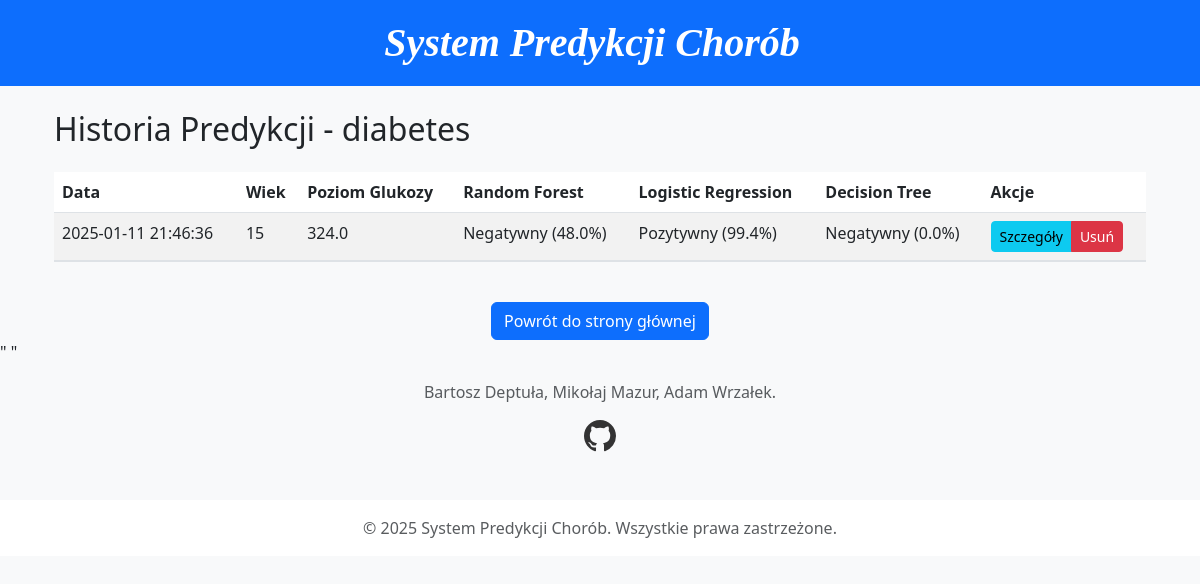
/history/diabetes, run on the app's committed database.
### models.py (models this page shows)
class DiabetesPrediction(db.Model):
    id = db.Column(db.Integer, primary_key=True)
    timestamp = db.Column(db.DateTime, default=datetime.utcnow)
    pregnancies = db.Column(db.Integer)
    glucose = db.Column(db.Float)
    blood_pressure = db.Column(db.Float)
    skin_thickness = db.Column(db.Float)
    insulin = db.Column(db.Float)
    bmi = db.Column(db.Float)
    diabetes_pedigree_function = db.Column(db.Float)
    age = db.Column(db.Integer)
    rf_prediction = db.Column(db.Integer)
    rf_probability = db.Column(db.Float)
    lr_prediction = db.Column(db.Integer)
    lr_probability = db.Column(db.Float)
    dt_prediction = db.Column(db.Integer)
    dt_probability = db.Column(db.Float)

### flask-app.py (the view)
@app.route('/history/<dataset_name>')
def history(dataset_name):
    try:
        if dataset_name == 'heart_disease':
            predictions = HeartDiseasePrediction.query.order_by(HeartDiseasePrediction.timestamp.desc()).all()
        elif dataset_name == 'diabetes':
            predictions = DiabetesPrediction.query.order_by(DiabetesPrediction.timestamp.desc()).all()
        else:  # lung_cancer
            predictions = LungCancerPrediction.query.order_by(LungCancerPrediction.timestamp.desc()).all()
        return render_template('history.html',
                               dataset_name=dataset_name,
                               predictions=predictions)
    except Exception as e:
        return render_template('error.html', error=str(e))

### templates/history.html (shortened to what this page needs)
{% extends "base.html" %}
{% block content %}
<div class="container">
    <h2 class="mb-4">Historia Predykcji - {{ dataset_name }}</h2>
    <div class="table-responsive">
        <table class="table table-striped table-hover">
            <thead>
                <tr>
                    <th>Data</th>
                    {% if dataset_name == 'heart_disease' %}
                        <th>Wiek</th>
                        <th>Płeć</th>
                    {% elif dataset_name == 'diabetes' %}
                        <th>Wiek</th>
                        <th>Poziom Glukozy</th>
                    {% else %}
                        <th>Wiek</th>
                        <th>Płeć</th>
                    {% endif %}
                    <th>Random Forest</th>
                    <th>Logistic Regression</th>
                    <th>Decision Tree</th>
                    <th>Akcje</th>
                </tr>
            </thead>
            <tbody>
                {% for pred in predictions %}
                <tr>
                    <td>{{ pred.timestamp.strftime('%Y-%m-%d %H:%M:%S') }}</td>
                    {% if dataset_name == 'heart_disease' %}
                        <td>{{ pred.age }}</td>
                        <td>{{ "Mężczyzna" if pred.sex == 1 else "Kobieta" }}</td>
                    {% elif dataset_name == 'diabetes' %}
                        <td>{{ pred.age }}</td>
                        <td>{{ pred.glucose }}</td>
                    {% else %}
                        <td>{{ pred.age }}</td>
                        <td>{{ "Mężczyzna" if pred.gender == "M" else "Kobieta" }}</td>
                    {% endif %}
                    <td>
                        {{ "Pozytywny" if pred.rf_prediction == 1 else "Negatywny" }}
                        ({{ "%.1f"|format(pred.rf_probability * 100) }}%)
                    </td>
                    <td>
                        {{ "Pozytywny" if pred.lr_prediction == 1 else "Negatywny" }}
                        ({{ "%.1f"|format(pred.lr_probability * 100) }}%)
                    </td>
                    <td>
                        {{ "Pozytywny" if pred.dt_prediction == 1 else "Negatywny" }}
                        ({{ "%.1f"|format(pred.dt_probability * 100) }}%)
                    </td>
                    <td>
                        <div class="btn-group" role="group">
                            <button class="btn btn-sm btn-info" type="button"
                                    data-bs-toggle="collapse"
                                    data-bs-target="#details{{ pred.id }}"
                                    aria-expanded="false">
                                Szczegóły
                            </button>
                            <a href="{{ url_for('delete_prediction', dataset_name=dataset_name, prediction_id=pred.id) }}"
                               class="btn btn-sm btn-danger"
                               onclick="return confirm('Czy na pewno chcesz usunąć tę predykcję?')">
                                Usuń
                            </a>
                        </div>
                    </td>
                </tr>
                <tr>
                    <td colspan="7" class="p-0">
                    </td>
                </tr>
                {% endfor %}
            </tbody>
        </table>
    </div>
    <div class="text-center mt-4">
        <a href="/" class="btn btn-primary">Powrót do strony głównej</a>
    </div>
</div>
{% endblock %}

### data on the page
DiabetesPrediction: timestamp "2025-01-11 21:46:36", age "15", glucose "324.0", rf_prediction "Negatywny", pred.rf_probability*100 "48.0", lr_prediction "Pozytywny", pred.lr_probability*100 "99.4", dt_prediction "Negatywny", pred.dt_probability*100 "0.0"

### other printed values
{{ dataset_name }} "diabetes"
